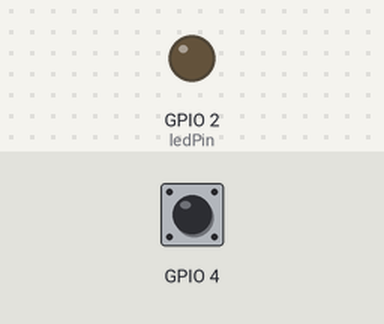
Bench run of a sketch on a simulated ESP32. Parts: output pins drawn as LEDs (lit = HIGH). The inputs (shaded band) are chosen by the test bench; at power-on: GPIO 4 HIGH.

Above: at 1.2 s.
1.3 s: GPIO 4 pulled LOW for 0.25 s
At 1.5 s:
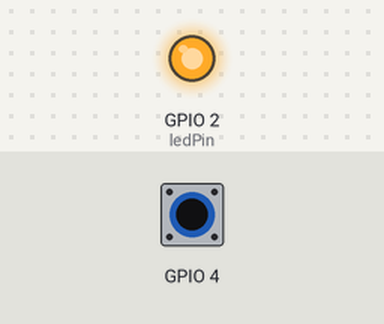
3.1 s: GPIO 4 pulled LOW for 3.2 s
At 6.7 s:
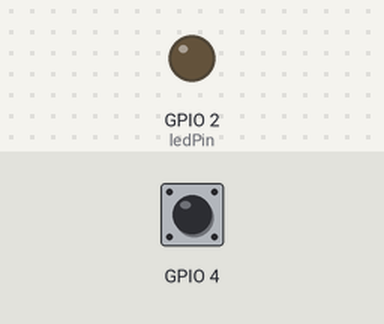
Timing chart, 0 to 8.2 s (numbered marks = the images above; inputs shaded):
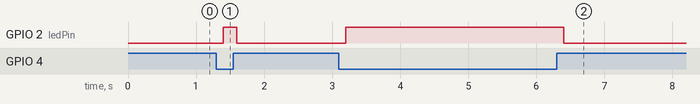

Measured:
- after the input at 1.3 s, GPIO 2 (ledPin): LOW → HIGH after 0.10 s, → LOW 0.20 s later
- after the input at 3.1 s, GPIO 2 (ledPin): LOW → HIGH after 0.10 s, → LOW 3.2 s later

The sketch:

touchpin.ino
```cpp
int ledPin=2;
void setup() {
  // put your setup code here, to run once:
  pinMode(ledPin,OUTPUT);
Serial.begin(115200);

}

void loop() {

  // put your main code here, to run repeatedly:
if(touchRead(T0)<50){
  digitalWrite(ledPin,HIGH);
}
else{
   digitalWrite(ledPin,LOW);
}
delay(200);
}
```
